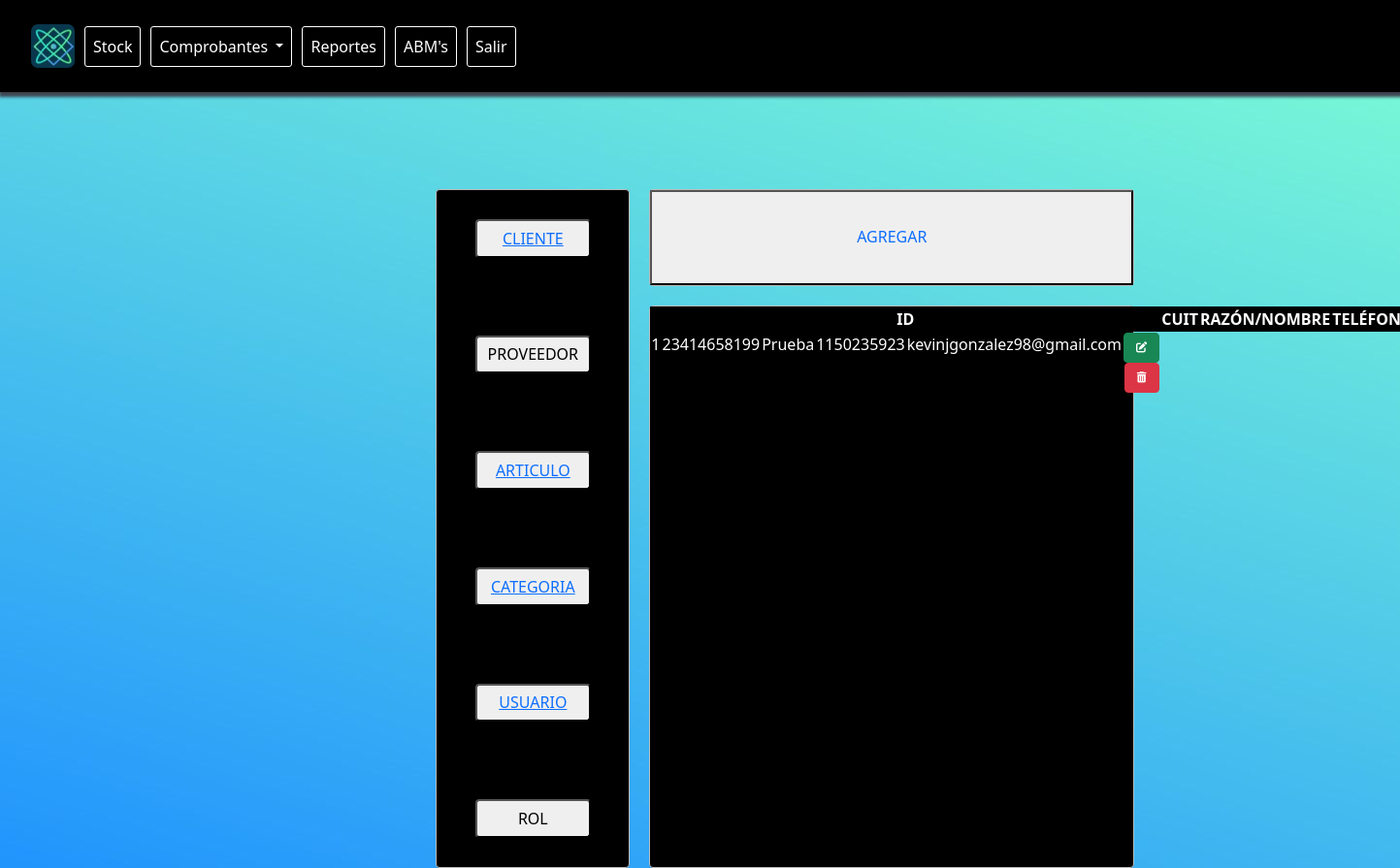
Screenshot of /abm/abmproveedor/ (signed in) with the database file from the repository.
### AppProveedores/models.py (models this page shows, shortened)
class Proveedores(models.Model):
    id_proveedor = models.IntegerField(primary_key = True)
    cuit = models.PositiveIntegerField()
    razon_social = models.CharField('Razón social', max_length=30)
    condicion = models.ForeignKey(CondicionFiscal, on_delete=models.CASCADE)
    telefono = models.CharField('Teléfono', max_length=30)
    email = models.EmailField('Email')
    id_proveedorDirecciones = models.ForeignKey(ProveedorDirecciones, on_delete = models.CASCADE)
    created = models.DateTimeField(auto_now_add=True)
    updated = models.DateTimeField(auto_now_add=True)
    class Meta:
        verbose_name = "Proveedor"
        verbose_name_plural = "Proveedores"

### AppABM/views.py (the view)
# urls.py: path('abmproveedor/', views.abmproveedor, name="abmproveedor"),
@login_required
def abmproveedor(request):
    proveedor = Proveedores.objects.all()
    return render(request, "AppABM/abmproveedor.html", {"pro":proveedor})

### AppABM/templates/AppAbm/abmproveedor.html (shortened to what this page needs)
{% extends "base/base.html" %}
{% load static %}
{% block content %}
<div class="todo">
    <div class="cuadrado">
        <div class="cuadro uno">
            <button type="button" class="botonesabm uno">
                <a href="{% url 'Abm' %}">CLIENTE</a>
            </button>
            <button type="button" class="botonesabm">
                PROVEEDOR
            </button>
            <button type="button" class="botonesabm">
                <a href="{% url 'abmarticulo' %}">ARTICULO</a>
            </button>
            <button type="button" class="botonesabm">
                <a href="{% url 'abmcategoria' %}">CATEGORIA</a>
            </button>
            <button type="button" class="botonesabm">
                <a href="{% url 'abmusuario' %}">USUARIO</a>
            </button>
            <button type="button" class="botonesabm">
                ROL
            </button>
        </div>
        <div class="cuadrado dos">
            <div class="cuadro dos">
                <button type="button" class="botonagregar">
                    <a class="nav-link stock {% if '/agregar/' in request.path %} active {% endif %} prueba" aria-current="page" href="{% url 'agregar_proveedor' %}"> AGREGAR</a>
                </button>
            </div>
            <div class="cuadro tres">
                <table>
                    <thead class="headtabledospr">
                        <tr>
                            <th class="titulotablapr">ID</th>
                            <th class="titulotablapr">CUIT</th>
                            <th class="titulotablapr">RAZÓN/NOMBRE</th>
                            <th class="titulotablapr">TELÉFONO</th>
                        </tr>
                    </thead>
                    <tbody>
                        {% if pro %}
                            {% for proveedores in pro %}
                            <tr class="proveedorabm">
                                <td class="contenidotablapr">{{ proveedores.id_proveedor }}</td>
                                <td class="contenidotablapr">{{ proveedores.cuit }}</td>
                                <td class="contenidotablapr">{{ proveedores.razon_social }}</td>
                                <td class="contenidotablapr">{{ proveedores.telefono }}</td>
                                <td class="contenidotablapr">{{ proveedores.email }}</td>
                                <td class="contenidotablapr">
                                    <a href="{% url 'modificar_proveedor' proveedores.id_proveedor %}" class="btn btn-success" style="font-size: 70%;"><i class="fa-solid fa-pen-to-square"></i></a>
                                    <a href="{% url 'modificar_cliente' proveedores.id_proveedor %}" class="btn btn-danger" style="font-size: 70%;"><i class="fa-solid fa-trash-can"></i></a>
                                </td>
                            </tr>
                            {% endfor %}
                        {% endif %}
                    </tbody>
                </table>
            </div>
        </div>
    </div>
</div>
{% endblock %}

### static/base/css/styles.css (style rules this page uses)
.bodybase { background: url("/static/base/img/back2.jpg") no-repeat fixed; }
.nav-link.stock { display: inline-block; width: 100%; height: 100%; margin-top: 25px; }
.todo { margin-right: auto; margin-left: auto; }
.cuadrado { margin-top: 100px; display: grid; grid-gap: 20px; grid-template-columns: 45% 50%; }
.botonesabm { margin-left: auto; margin-right: auto; width: 60%; height: 40%; border-radius:4px; }
.cuadrado.dos { display: inline-block; display: grid; grid-gap: 20px; grid-template-columns: 1fr; margin-top: 0px; }
.cuadro { border-radius:4px; border:1px solid #bbb; display: inline-block; display: grid; grid-gap: 20px; }
.cuadro.uno { background-color: black; text-align: center; width: 200px; height: 700px; margin-left: auto; align-items: center; }
.cuadro.dos { background-color: black; text-align: center; width: 500px; height: 100px; }
.cuadro.tres { background-color: black; text-align: center; width: 500px; height: 580px; }
.proveedorabm { color: white; display: flex; }
.headtabledospr { background-color: black; color: white; }
.titulotablapr { display: table-cell; }
.contenidotablapr { display: table-cell; }

### rows the page displays
Proveedores: id_proveedor "1", cuit "23414658199", razon_social "Prueba", telefono "1150235923", email "kevinjgonzalez98@gmail.com"
